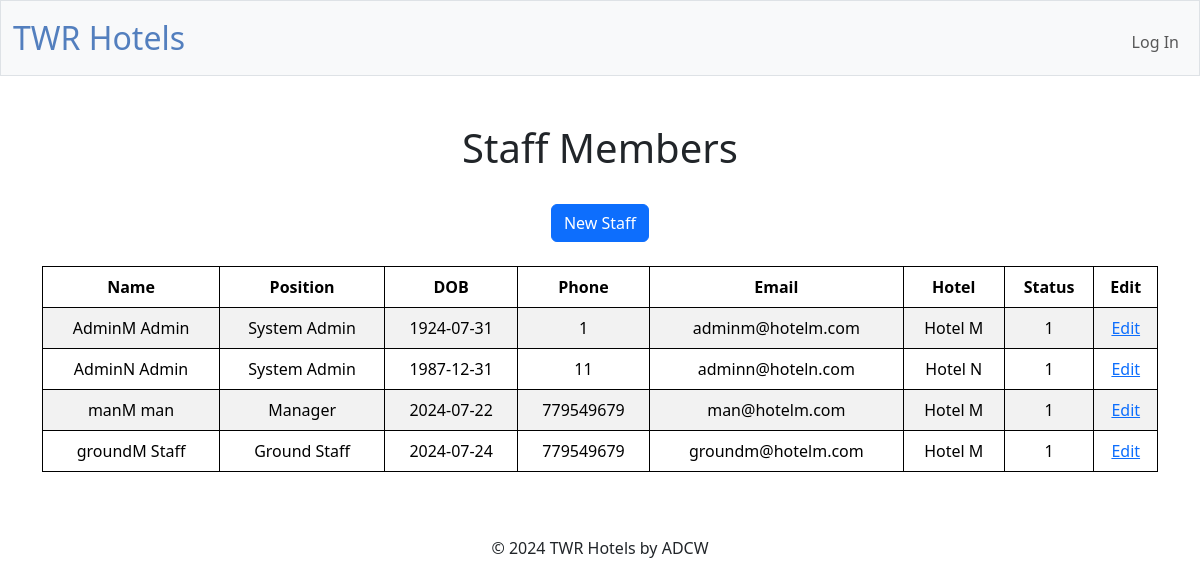
Screenshot of /staff with the database file from the repository.
### tables this page shows
CREATE TABLE "staff_members" (staffID INTEGER PRIMARY KEY AUTOINCREMENT NOT NULL, hotelID INTEGER NOT NULL, firstName TEXT NOT NULL, lastName TEXT NOT NULL, positionID INTEGER NOT NULL DEFAULT 1,password TEXT NOT NULL,  dateOfBirth DATE NOT NULL, phone INTEGER NOT NULL, email TEXT NOT NULL, statusID INTEGER NOT NULL DEFAULT 1, FOREIGN KEY (hotelID) REFERENCES hotels(hotelID), FOREIGN KEY (positionID) REFERENCES position(id), FOREIGN KEY (statusID) REFERENCES status(statusID));

CREATE TABLE position (id INTEGER PRIMARY KEY AUTOINCREMENT NOT NULL, name TEXT NOT NULL);

CREATE TABLE "hotels" (hotelID INTEGER PRIMARY KEY AUTOINCREMENT NOT NULL , name TEXT NOT NULL, address TEXT, phone INTEGER NOT NULL, email TEXT NOT NULL, checkinTime TIME NOT NULL, checkoutTime TIME NOT NULL, statusID INTEGER NOT NULL, FOREIGN KEY (statusID) REFERENCES status(statusID));

### app.py (the view)
@app.route("/staff", methods=["GET"])
@manager_required
def staff():
    staff = db.execute(
        "SELECT staff_members.*, hotels.name as hotelName, status.status, position.name as position FROM staff_members INNER JOIN hotels ON staff_members.hotelID = hotels.hotelID INNER JOIN status ON staff_members.statusID = status.statusID INNER JOIN position ON staff_members.positionID = position.id ORDER BY positionID DESC, firstName, lastName")
    return render_template("staff.html", staff=staff)

### app.py (called while the page is built)
@app.after_request
def after_request(response):
    response.headers["Cache-Control"] = "no-cache, no-store, must-revalidate"
    response.headers["Expires"] = 0
    response.headers["Pragma"] = "no-cache"
    return response

### templates/staff.html (shortened to what this page needs)
{% extends "layout.html" %}
{% block main %}
<h1>Staff Members</h1>
<br>
<a href="/new_staff" class="btn btn-primary">New Staff</a>
<br>
<br>
<table class="table table-striped">
    <thead>
        <tr>
            <th>Name</th>
            <th>Position</th>
            <th>DOB</th>
            <th>Phone</th>
            <th>Email</th>
            <th>Hotel</th>
            <th>Status</th>
            <th>Edit</th>
        </tr>
    </thead>
    <tbody>
        {% for staff in staff %}
            <tr>
                <td>{{ staff["firstName"] }} {{ staff["lastName"]}}</td>
                <td>{{ staff["position"] }}</td>
                <td>{{ staff["dateOfBirth"] }}</td>
                <td>{{ staff["phone"] }}</td>
                <td>{{ staff["email"] }}</td>
                <td>{{ staff["hotelName"] }}</td>
                <td>{{ staff["statusID"] }}</td>
                <td><a href="/edit_staff?staffid={{ staff['staffID'] }}">Edit</a></td>
            </tr>
        {% endfor %}
    </tbody>
</table>
{% endblock %}

### static/styles.css (style rules this page uses)
table { background-color: transparent; margin-bottom: 1rem; width: 100%; }
table th, table td { padding: 0.75rem; vertical-align: middle; border-collapse: collapse; border: 1px solid; }
tbody tr:nth-of-type(odd) { background-color: rgb(179, 208, 255, 0.3) }

### rows the page displays
staff_members: firstName "AdminM", lastName "Admin", position "System Admin", dateOfBirth "1924-07-31", phone "1", email "adminm@hotelm.com", hotelName "Hotel M", statusID "1"
staff_members: firstName "AdminN", lastName "Admin", position "System Admin", dateOfBirth "1987-12-31", phone "11", email "adminn@hoteln.com", hotelName "Hotel N", statusID "1"
staff_members: firstName "manM", lastName "man", position "Manager", dateOfBirth "2024-07-22", phone "779549679", email "man@hotelm.com", hotelName "Hotel M", statusID "1"
staff_members: firstName "groundM", lastName "Staff", position "Ground Staff", dateOfBirth "2024-07-24", phone "779549679", email "groundm@hotelm.com", hotelName "Hotel M", statusID "1"
